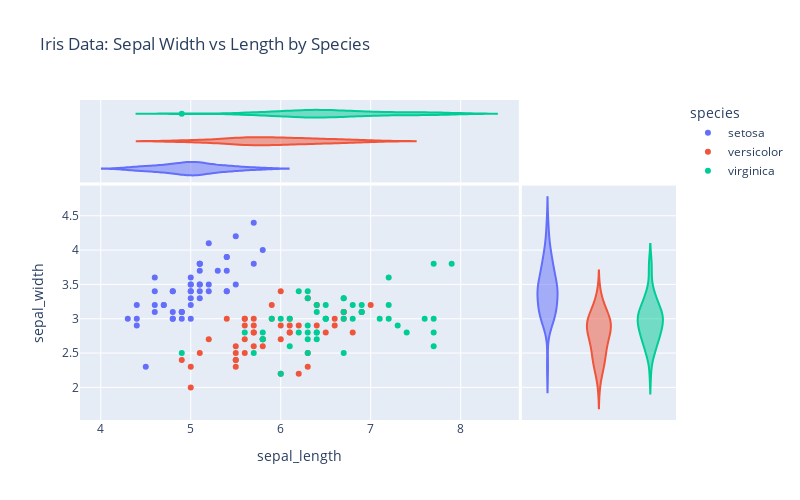

Notebook source saved alongside this figure:
### Markdown cell above
2. Using the `iris` data set, we will create a scatter plot with violin-plot marginals. The aim of our plots is to illustrate the relationship between the sepal lenght and width for each of the three species

### Code cell
df = px.data.iris()
fig = px.scatter(df, x="sepal_length", y="sepal_width", color="species", 
                 height = 500, width = 800,
                 marginal_x="violin", marginal_y="violin",
                 title ="Iris Data: Sepal Width vs Length by Species"
                 )
fig.show()

### Figure 1 — Plotly figure (JSON) as saved in the notebook; plotly's stock layout.template omitted (floating-point values rounded to 4 significant figures)
{"data": [{"hovertemplate": "species=setosa<br>sepal_length=%{x}<br>sepal_width=%{y}<extra></extra>", "legendgroup": "setosa", "marker": {"color": "#636efa", "symbol": "circle"}, "mode": "markers", "name": "setosa", "orientation": "v", "showlegend": true, "type": "scatter", "x": [5.1, 4.9, 4.7, 4.6, 5, 5.4, 4.6, 5, 4.4, 4.9, 5.4, 4.8, 4.8, 4.3, 5.8, 5.7, 5.4, 5.1, 5.7, 5.1, 5.4, 5.1, 4.6, 5.1, 4.8, 5, 5, 5.2, 5.2, 4.7, 4.8, 5.4, 5.2, 5.5, 4.9, 5, 5.5, 4.9, 4.4, 5.1, 5, 4.5, 4.4, 5, 5.1, 4.8, 5.1, 4.6, 5.3, 5], "xaxis": "x", "y": [3.5, 3, 3.2, 3.1, 3.6, 3.9, 3.4, 3.4, 2.9, 3.1, 3.7, 3.4, 3, 3, 4, 4.4, 3.9, 3.5, 3.8, 3.8, 3.4, 3.7, 3.6, 3.3, 3.4, 3, 3.4, 3.5, 3.4, 3.2, 3.1, 3.4, 4.1, 4.2, 3.1, 3.2, 3.5, 3.1, 3, 3.4, 3.5, 2.3, 3.2, 3.5, 3.8, 3, 3.8, 3.2, 3.7, 3.3], "yaxis": "y"}, {"alignmentgroup": "True", "hovertemplate": "species=setosa<br>sepal_length=%{x}<extra></extra>", "legendgroup": "setosa", "marker": {"color": "#636efa", "symbol": "circle"}, "name": "setosa", "offsetgroup": "setosa", "scalegroup": "x", "showlegend": false, "type": "violin", "x": [5.1, 4.9, 4.7, 4.6, 5, 5.4, 4.6, 5, 4.4, 4.9, 5.4, 4.8, 4.8, 4.3, 5.8, 5.7, 5.4, 5.1, 5.7, 5.1, 5.4, 5.1, 4.6, 5.1, 4.8, 5, 5, 5.2, 5.2, 4.7, 4.8, 5.4, 5.2, 5.5, 4.9, 5, 5.5, 4.9, 4.4, 5.1, 5, 4.5, 4.4, 5, 5.1, 4.8, 5.1, 4.6, 5.3, 5], "xaxis": "x3", "yaxis": "y3"}, {"alignmentgroup": "True", "hovertemplate": "species=setosa<br>sepal_width=%{y}<extra></extra>", "legendgroup": "setosa", "marker": {"color": "#636efa", "symbol": "circle"}, "name": "setosa", "offsetgroup": "setosa", "scalegroup": "y", "showlegend": false, "type": "violin", "xaxis": "x2", "y": [3.5, 3, 3.2, 3.1, 3.6, 3.9, 3.4, 3.4, 2.9, 3.1, 3.7, 3.4, 3, 3, 4, 4.4, 3.9, 3.5, 3.8, 3.8, 3.4, 3.7, 3.6, 3.3, 3.4, 3, 3.4, 3.5, 3.4, 3.2, 3.1, 3.4, 4.1, 4.2, 3.1, 3.2, 3.5, 3.1, 3, 3.4, 3.5, 2.3, 3.2, 3.5, 3.8, 3, 3.8, 3.2, 3.7, 3.3], "yaxis": "y2"}, {"hovertemplate": "species=versicolor<br>sepal_length=%{x}<br>sepal_width=%{y}<extra></extra>", "legendgroup": "versicolor", "marker": {"color": "#EF553B", "symbol": "circle"}, "mode": "markers", "name": "versicolor", "orientation": "v", "showlegend": true, "type": "scatter", "x": [7, 6.4, 6.9, 5.5, 6.5, 5.7, 6.3, 4.9, 6.6, 5.2, 5, 5.9, 6, 6.1, 5.6, 6.7, 5.6, 5.8, 6.2, 5.6, 5.9, 6.1, 6.3, 6.1, 6.4, 6.6, 6.8, 6.7, 6, 5.7, 5.5, 5.5, 5.8, 6, 5.4, 6, 6.7, 6.3, 5.6, 5.5, 5.5, 6.1, 5.8, 5, 5.6, 5.7, 5.7, 6.2, 5.1, 5.7], "xaxis": "x", "y": [3.2, 3.2, 3.1, 2.3, 2.8, 2.8, 3.3, 2.4, 2.9, 2.7, 2, 3, 2.2, 2.9, 2.9, 3.1, 3, 2.7, 2.2, 2.5, 3.2, 2.8, 2.5, 2.8, 2.9, 3, 2.8, 3, 2.9, 2.6, 2.4, 2.4, 2.7, 2.7, 3, 3.4, 3.1, 2.3, 3, 2.5, 2.6, 3, 2.6, 2.3, 2.7, 3, 2.9, 2.9, 2.5, 2.8], "yaxis": "y"}, {"alignmentgroup": "True", "hovertemplate": "species=versicolor<br>sepal_length=%{x}<extra></extra>", "legendgroup": "versicolor", "marker": {"color": "#EF553B", "symbol": "circle"}, "name": "versicolor", "offsetgroup": "versicolor", "scalegroup": "x", "showlegend": false, "type": "violin", "x": [7, 6.4, 6.9, 5.5, 6.5, 5.7, 6.3, 4.9, 6.6, 5.2, 5, 5.9, 6, 6.1, 5.6, 6.7, 5.6, 5.8, 6.2, 5.6, 5.9, 6.1, 6.3, 6.1, 6.4, 6.6, 6.8, 6.7, 6, 5.7, 5.5, 5.5, 5.8, 6, 5.4, 6, 6.7, 6.3, 5.6, 5.5, 5.5, 6.1, 5.8, 5, 5.6, 5.7, 5.7, 6.2, 5.1, 5.7], "xaxis": "x3", "yaxis": "y3"}, {"alignmentgroup": "True", "hovertemplate": "species=versicolor<br>sepal_width=%{y}<extra></extra>", "legendgroup": "versicolor", "marker": {"color": "#EF553B", "symbol": "circle"}, "name": "versicolor", "offsetgroup": "versicolor", "scalegroup": "y", "showlegend": false, "type": "violin", "xaxis": "x2", "y": [3.2, 3.2, 3.1, 2.3, 2.8, 2.8, 3.3, 2.4, 2.9, 2.7, 2, 3, 2.2, 2.9, 2.9, 3.1, 3, 2.7, 2.2, 2.5, 3.2, 2.8, 2.5, 2.8, 2.9, 3, 2.8, 3, 2.9, 2.6, 2.4, 2.4, 2.7, 2.7, 3, 3.4, 3.1, 2.3, 3, 2.5, 2.6, 3, 2.6, 2.3, 2.7, 3, 2.9, 2.9, 2.5, 2.8], "yaxis": "y2"}, {"hovertemplate": "species=virginica<br>sepal_length=%{x}<br>sepal_width=%{y}<extra></extra>", "legendgroup": "virginica", "marker": {"color": "#00cc96", "symbol": "circle"}, "mode": "markers", "name": "virginica", "orientation": "v", "showlegend": true, "type": "scatter", "x": [6.3, 5.8, 7.1, 6.3, 6.5, 7.6, 4.9, 7.3, 6.7, 7.2, 6.5, 6.4, 6.8, 5.7, 5.8, 6.4, 6.5, 7.7, 7.7, 6, 6.9, 5.6, 7.7, 6.3, 6.7, 7.2, 6.2, 6.1, 6.4, 7.2, 7.4, 7.9, 6.4, 6.3, 6.1, 7.7, 6.3, 6.4, 6, 6.9, 6.7, 6.9, 5.8, 6.8, 6.7, 6.7, 6.3, 6.5, 6.2, 5.9], "xaxis": "x", "y": [3.3, 2.7, 3, 2.9, 3, 3, 2.5, 2.9, 2.5, 3.6, 3.2, 2.7, 3, 2.5, 2.8, 3.2, 3, 3.8, 2.6, 2.2, 3.2, 2.8, 2.8, 2.7, 3.3, 3.2, 2.8, 3, 2.8, 3, 2.8, 3.8, 2.8, 2.8, 2.6, 3, 3.4, 3.1, 3, 3.1, 3.1, 3.1, 2.7, 3.2, 3.3, 3, 2.5, 3, 3.4, 3], "yaxis": "y"}, {"alignmentgroup": "True", "hovertemplate": "species=virginica<br>sepal_length=%{x}<extra></extra>", "legendgroup": "virginica", "marker": {"color": "#00cc96", "symbol": "circle"}, "name": "virginica", "offsetgroup": "virginica", "scalegroup": "x", "showlegend": false, "type": "violin", "x": [6.3, 5.8, 7.1, 6.3, 6.5, 7.6, 4.9, 7.3, 6.7, 7.2, 6.5, 6.4, 6.8, 5.7, 5.8, 6.4, 6.5, 7.7, 7.7, 6, 6.9, 5.6, 7.7, 6.3, 6.7, 7.2, 6.2, 6.1, 6.4, 7.2, 7.4, 7.9, 6.4, 6.3, 6.1, 7.7, 6.3, 6.4, 6, 6.9, 6.7, 6.9, 5.8, 6.8, 6.7, 6.7, 6.3, 6.5, 6.2, 5.9], "xaxis": "x3", "yaxis": "y3"}, {"alignmentgroup": "True", "hovertemplate": "species=virginica<br>sepal_width=%{y}<extra></extra>", "legendgroup": "virginica", "marker": {"color": "#00cc96", "symbol": "circle"}, "name": "virginica", "offsetgroup": "virginica", "scalegroup": "y", "showlegend": false, "type": "violin", "xaxis": "x2", "y": [3.3, 2.7, 3, 2.9, 3, 3, 2.5, 2.9, 2.5, 3.6, 3.2, 2.7, 3, 2.5, 2.8, 3.2, 3, 3.8, 2.6, 2.2, 3.2, 2.8, 2.8, 2.7, 3.3, 3.2, 2.8, 3, 2.8, 3, 2.8, 3.8, 2.8, 2.8, 2.6, 3, 3.4, 3.1, 3, 3.1, 3.1, 3.1, 2.7, 3.2, 3.3, 3, 2.5, 3, 3.4, 3], "yaxis": "y2"}], "layout": {"height": 500, "legend": {"title": {"text": "species"}, "tracegroupgap": 0}, "title": {"text": "Iris Data: Sepal Width vs Length by Species"}, "width": 800, "xaxis": {"anchor": "y", "domain": [0, 0.7363], "title": {"text": "sepal_length"}}, "xaxis2": {"anchor": "y2", "domain": [0.7413, 1], "matches": "x2", "showgrid": false, "showline": false, "showticklabels": false, "ticks": ""}, "xaxis3": {"anchor": "y3", "domain": [0, 0.7363], "matches": "x", "showgrid": true, "showticklabels": false}, "xaxis4": {"anchor": "y4", "domain": [0.7413, 1], "matches": "x2", "showgrid": false, "showline": false, "showticklabels": false, "ticks": ""}, "yaxis": {"anchor": "x", "domain": [0, 0.7326], "title": {"text": "sepal_width"}}, "yaxis2": {"anchor": "x2", "domain": [0, 0.7326], "matches": "y", "showgrid": true, "showticklabels": false}, "yaxis3": {"anchor": "x3", "domain": [0.7426, 1], "matches": "y3", "showgrid": false, "showline": false, "showticklabels": false, "ticks": ""}, "yaxis4": {"anchor": "x4", "domain": [0.7426, 1], "matches": "y3", "showgrid": true, "showline": false, "showticklabels": false, "ticks": ""}}}
